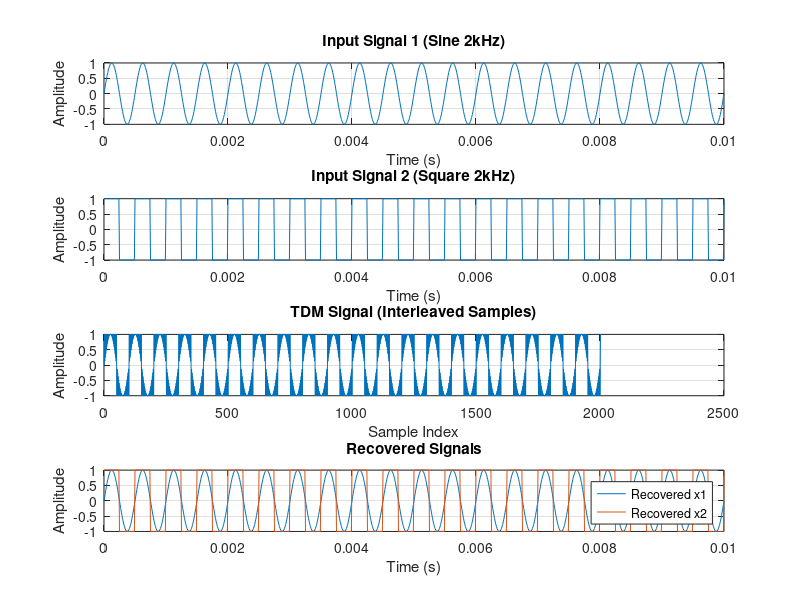

Source code (MATLAB):
clc;
clear;
close all;

Fs = 100000;            
t = 0:1/Fs:1e-2;         
f1 = 2000;               
f2 = 2000;              

x1 = sin(2*pi*f1*t);     
x2 = square(2*pi*f2*t);  

tdm_signal = zeros(1, length(t)*2);
tdm_signal(1:2:end) = x1;
tdm_signal(2:2:end) = x2;

x1_rec = tdm_signal(1:2:end);
x2_rec = tdm_signal(2:2:end);

figure('Name','TDM Simulation');

subplot(4,1,1);
plot(t, x1);
title('Input Signal 1 (Sine 2kHz)');
xlabel('Time (s)'); ylabel('Amplitude'); grid on;

subplot(4,1,2);
plot(t, x2);
title('Input Signal 2 (Square 2kHz)');
xlabel('Time (s)'); ylabel('Amplitude'); grid on;

subplot(4,1,3);
plot(tdm_signal);
title('TDM Signal (Interleaved Samples)');
xlabel('Sample Index'); ylabel('Amplitude'); grid on;

subplot(4,1,4);
plot(t, x1_rec);
hold on;
plot(t, x2_rec);
title('Recovered Signals');
xlabel('Time (s)'); ylabel('Amplitude'); grid on;
legend('Recovered x1', 'Recovered x2');
